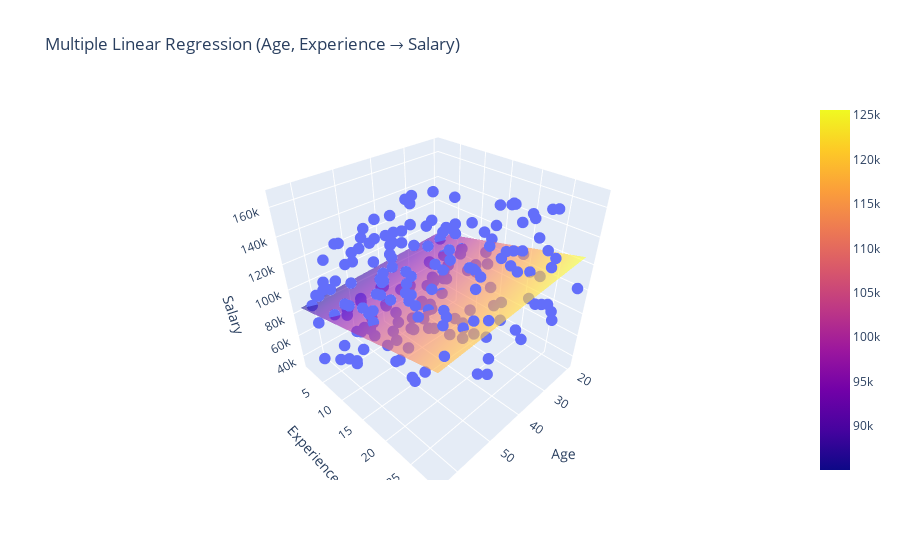

Write notebook code for a chart like this one.
### Code cell
import plotly.graph_objects as go

# Create grid
age_range = np.linspace(X["Age"].min(), X["Age"].max(), 20)
exp_range = np.linspace(X["Experience"].min(), X["Experience"].max(), 20)

age_grid, exp_grid = np.meshgrid(age_range, exp_range)

# Predict salary for plane
salary_plane = (
    mlr.intercept_
    + mlr.coef_[0] * age_grid
    + mlr.coef_[1] * exp_grid
)

# Scatter actual test points
scatter = go.Scatter3d(
    x=X_test["Age"],
    y=X_test["Experience"],
    z=y_test,
    mode="markers",
    name="Actual Data",
    marker=dict(size=4)
)

# Regression plane surface
surface = go.Surface(
    x=age_grid,
    y=exp_grid,
    z=salary_plane,
    opacity=0.6,
    name="Regression Plane"
)

# Layout
layout = go.Layout(
    title="Multiple Linear Regression (Age, Experience → Salary)",
    scene=dict(
        xaxis_title="Age",
        yaxis_title="Experience",
        zaxis_title="Salary"
    )
)

# Figure
fig = go.Figure(data=[scatter, surface], layout=layout)

fig.show()

### Figure 1 — Plotly figure (JSON) as saved in the notebook; plotly's stock layout.template omitted (floating-point values rounded to 4 significant figures; data arrays with more than 128 entries replaced by an {"elided": "..."} marker saying what was removed)
{"data": [{"marker": {"size": 4}, "mode": "markers", "name": "Actual Data", "type": "scatter3d", "x": {"elided": "200 int values"}, "y": {"elided": "200 int values"}, "z": {"elided": "200 float values"}}, {"name": "Regression Plane", "opacity": 0.6, "type": "surface", "x": {"elided": "20x20 float values"}, "y": {"elided": "20x20 float values"}, "z": {"elided": "20x20 float values"}}], "layout": {"scene": {"xaxis": {"title": {"text": "Age"}}, "yaxis": {"title": {"text": "Experience"}}, "zaxis": {"title": {"text": "Salary"}}}, "title": {"text": "Multiple Linear Regression (Age, Experience → Salary)"}}}
